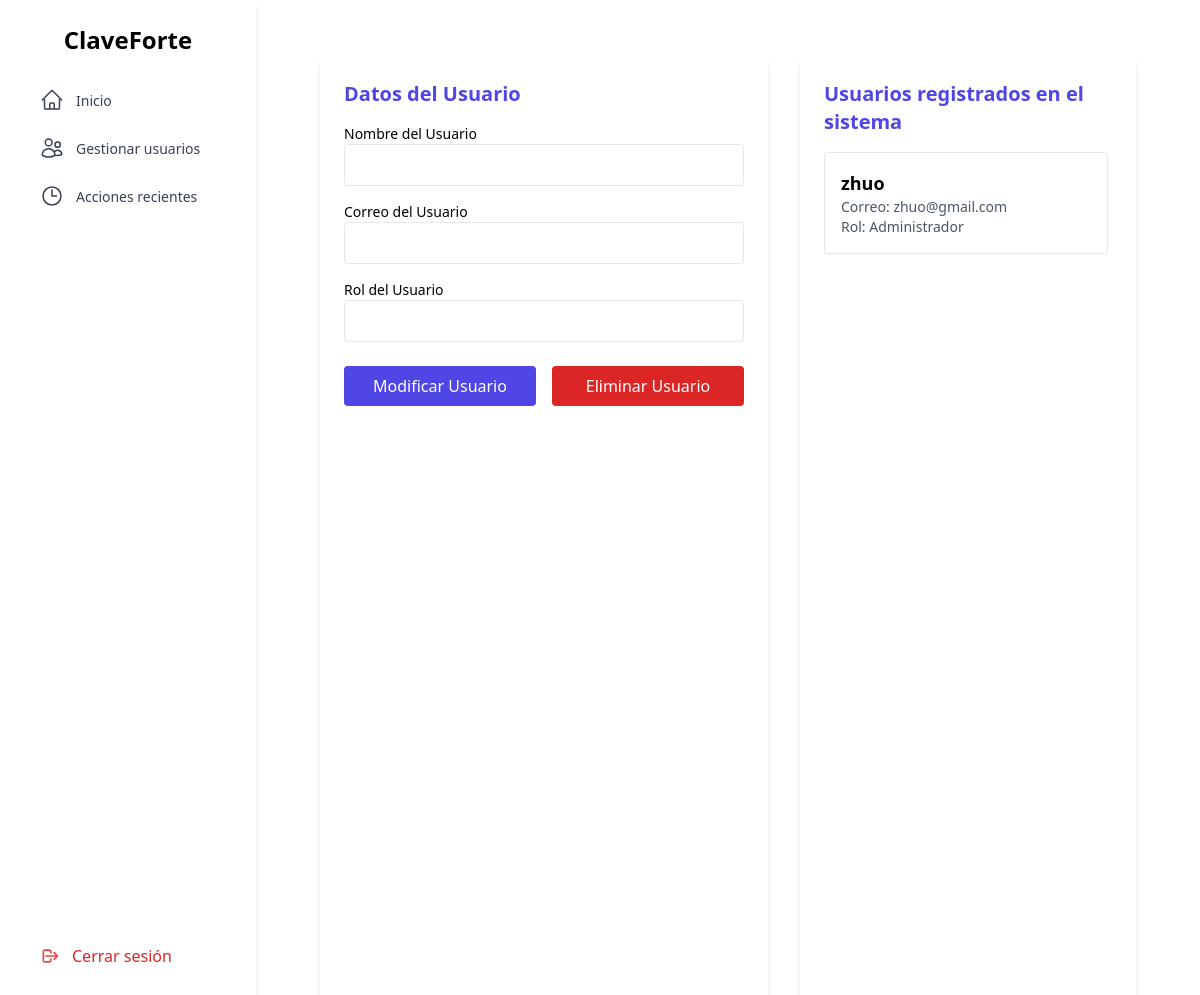
The page /user_management (signed in) on the database as committed earlier.
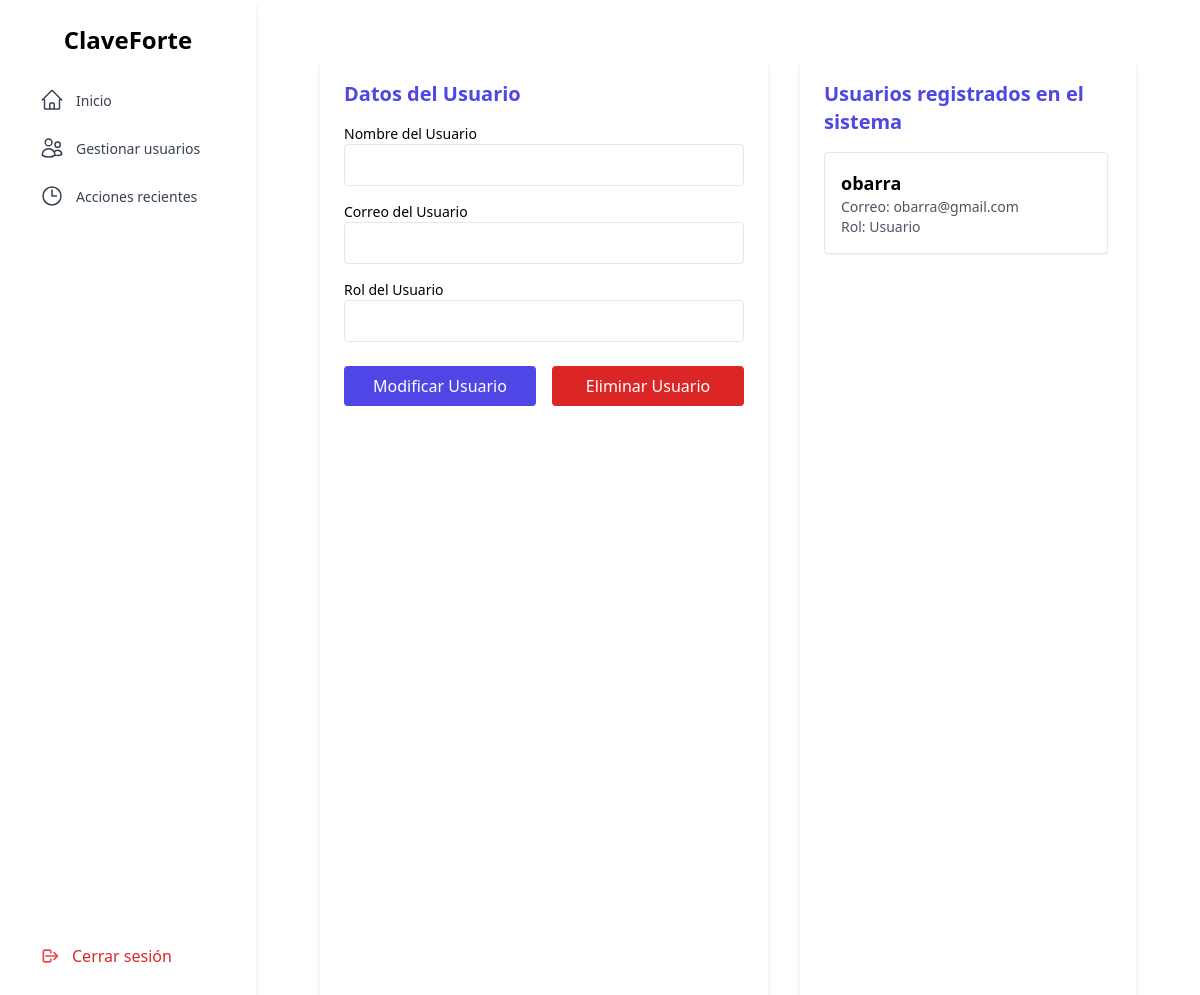
The same page on the database as committed later.
### tables this page shows
CREATE TABLE Users (
        id_usr       INTEGER PRIMARY KEY AUTOINCREMENT,
        usr_name     TEXT NOT NULL,
        usr_mail     TEXT NOT NULL UNIQUE,
        usr_pass     TEXT NOT NULL,       -- Contraseña principal (hash)
        secret_pass  TEXT,                -- Contraseña para compartir (hash)
        last_login   TEXT,                -- Fecha en formato ISO
        id_rol       INTEGER NOT NULL,
        FOREIGN KEY (id_rol) REFERENCES Roles(id_rol)
    );

### app.py (the view, shortened to what this page needs)
@app.route('/user_management', methods=['GET', 'POST'])
def gestionar_usuarios():
    rol = session.get('usuario_rol')
    usuario_logeado_email = session.get('usuario_correo')
    correos_a_ignorar = ["admin@gmail.com", "invitado@gmail.com", usuario_logeado_email]
    conn = sqlite3.connect('instance/ClaveForte.db')
    conn.row_factory = sqlite3.Row
    cur = conn.cursor()
    placeholders = ', '.join(['?'] * len(correos_a_ignorar))
    cur.execute(f"""SELECT * FROM Users WHERE usr_mail NOT IN ({placeholders})""",
                correos_a_ignorar)
    usuarios = cur.fetchall()
    conn.close()
    return render_template('./admin/management/management.html',
                           usr_rol=rol,
                           users=usuarios)

### app.py (called while the page is built)
@app.before_request
def require_login_and_admin():
    allowed_routes = ['login', 'signup', 'logout']  # ← añade logout también
    endpoint = request.endpoint
    if endpoint is None or endpoint in allowed_routes:
        return
    if 'usuario_id' not in session:
        flash('Debes iniciar sesión', 'danger')
        return redirect(url_for('login'))
    if endpoint in ['gestionar_usuarios', 'acciones_recientes']:
        if session.get('usuario_rol') != 1:
            return redirect(url_for('home'))
    if endpoint in ['mostrar_credenciales', 'compartir_credencial', 'perfil']:
        if session.get('usuario_rol') != 2:
            return redirect(url_for('home'))

### templates/admin/management/management.html (shortened to what this page needs)
{% extends './layout.html' %}
{% block content %}
<div class="flex h-screen gap-8 px-6 py-4 box-border">
  <div class="w-full max-w-md bg-white p-6 rounded-lg shadow-md overflow-y-auto">
    <h2 class="text-xl font-semibold mb-4 text-indigo-600">Datos del Usuario</h2>
    <form id="form-usuario" action="/user_management" method="POST" class="space-y-4">
      <div>
        <label class="block text-sm font-medium">Nombre del Usuario</label>
        <input type="text" id="new_nombre_usuario" name="new_nombre_usuario" required
              class="w-full p-2 border rounded focus:outline-none focus:ring-2 focus:ring-indigo-400">
      </div>
      <div>
        <label class="block text-sm font-medium">Correo del Usuario</label>
        <input type="email" id="new_correo_usuario" name="new_correo_usuario" required
              class="w-full p-2 border rounded focus:outline-none focus:ring-2 focus:ring-indigo-400">
      </div>
      <div>
        <label class="block text-sm font-medium">Rol del Usuario</label>
        <input type="text" id="new_rol_usuario" name="new_rol_usuario" required
              class="w-full p-2 border rounded focus:outline-none focus:ring-2 focus:ring-indigo-400">
      </div>
      <div class="flex gap-4 pt-2">
        <button type="submit"
                onclick="setMethod('UPDATE')"
                class="flex-1 bg-indigo-600 text-white py-2 rounded hover:bg-indigo-700 transition">
          Modificar Usuario
        </button>
        <button type="submit"
                onclick="setMethod('DELETE')"
                class="flex-1 bg-red-600 text-white py-2 rounded hover:bg-red-700 transition">
          Eliminar Usuario
        </button>
      </div>
    </form>
  </div>
  <div class="flex-1 bg-white p-6 m-y-10 rounded-lg shadow-md flex flex-col">
    <h2 class="text-xl font-semibold mb-4 text-indigo-600">Usuarios registrados en el sistema</h2>
    <div class="flex-1 overflow-y-auto space-y-4 pr-1">
      {% if users %}
        <div id="usuarios-container">
        {% for u in users %}
          <div
            id="usuario-{{ u.id_usr }}"
            class="usuario p-4 mb-4 border rounded bg-white shadow-sm cursor-pointer"
            data-nombre="{{ u.usr_name }}"
            data-correo="{{ u.usr_mail }}"
            data-rol="{{ u.id_rol }}"
            data-id="{{ u.id_usr }}"
          >
            <p class="font-semibold text-lg">{{ u.usr_name }}</p>
            <p class="text-sm text-gray-600">Correo: {{ u.usr_mail }}</p>
            <p class="text-sm text-gray-600">
              Rol:
              {% if u.id_rol == 1 %}
                Administrador
              {% elif u.id_rol == 2 %}
                Usuario
              {% else %}
                Desconocido
              {% endif %}
            </p>
          </div>
        {% endfor %}
        </div>
      {% else %}
        <p class="text-gray-500">No hay usuarios registrados en el sistema.</p>
      {% endif %}
    </div>
  </div>
</div>
{% endblock %}

Rows that differ between the two databases and show on the page:
changed Users: usr_name "zhuo" → "obarra"; usr_mail "zhuo@gmail.com" → "obarra@gmail.com"; id_rol "Administrador" → "Usuario"
